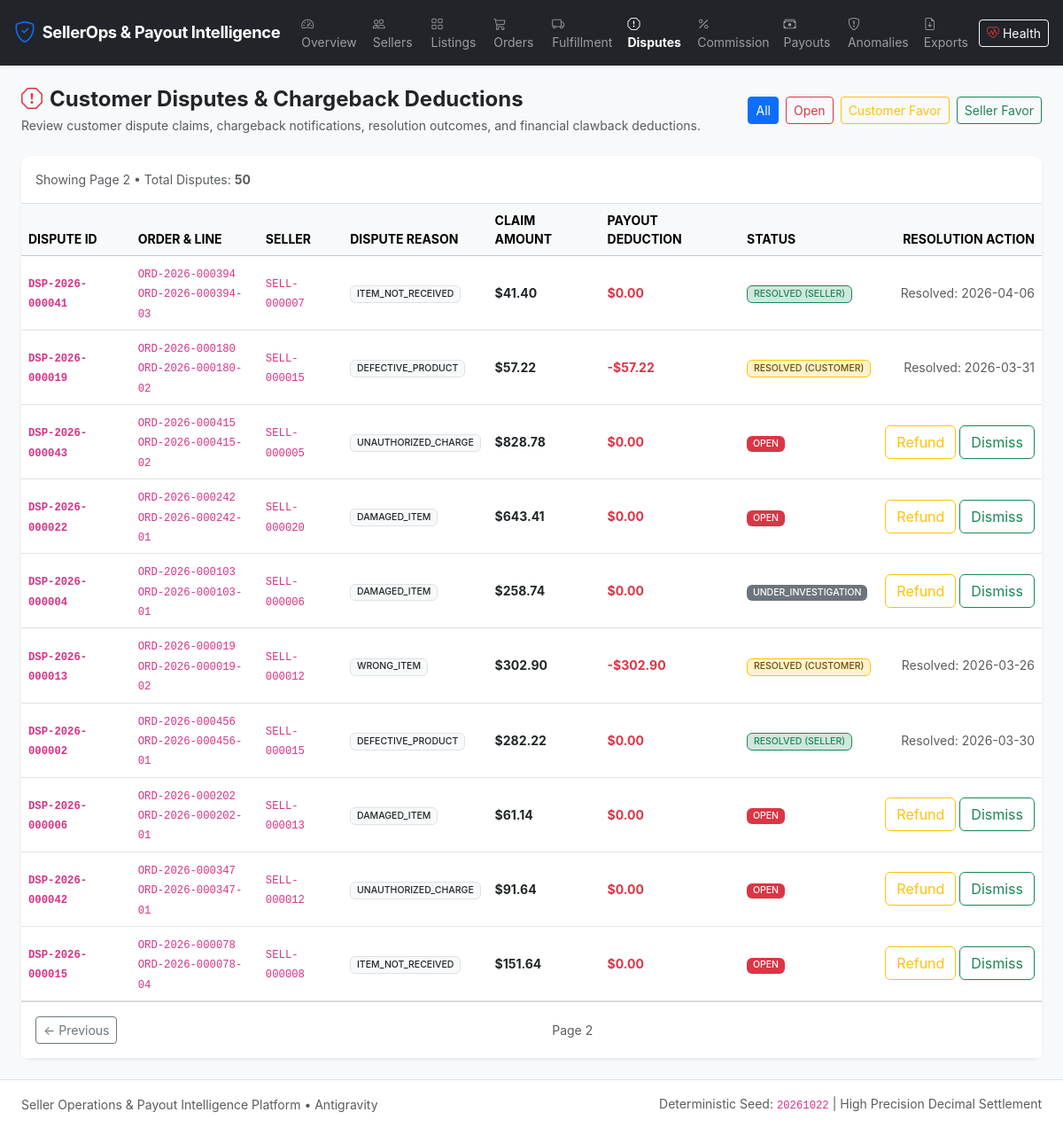
Page /disputes?page=2 on the earlier database version.
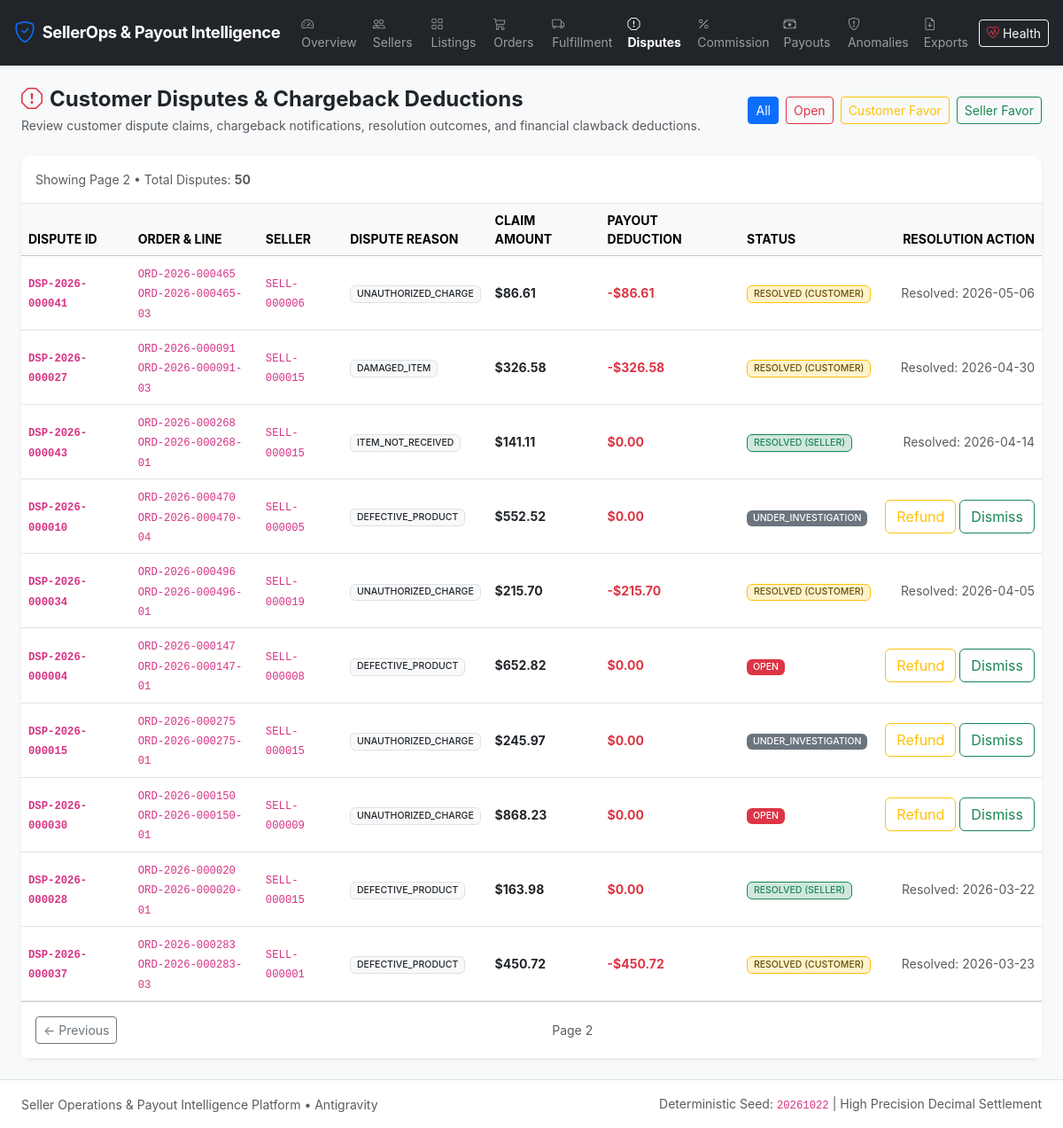
Same page on the later database version.
### app/models/dispute.py (models this page shows)
class Dispute(Base):
    __tablename__ = 'disputes'
    dispute_id = Column(String(32), primary_key=True)  # DSP-2026-000001
    order_id = Column(String(32), ForeignKey('orders.order_id'), nullable=False, index=True)
    order_line_id = Column(String(48), ForeignKey('order_lines.order_line_id'), nullable=False, index=True)
    seller_id = Column(String(32), ForeignKey('sellers.seller_id'), nullable=False, index=True)
    customer_id = Column(String(32), ForeignKey('customers.customer_id'), nullable=False, index=True)
    dispute_type = Column(Enum(*DISPUTE_TYPES, name='dispute_type_enum', validate_strings=True, create_constraint=True), nullable=False)
    status = Column(Enum(*DISPUTE_STATUSES, name='dispute_status_enum', validate_strings=True, create_constraint=True), default='OPEN', nullable=False, index=True)
    claim_amount = Column(Numeric(12, 2), nullable=False)
    deduction_amount = Column(Numeric(12, 2), default=0.00, nullable=False)
    resolution_date = Column(DateTime, nullable=True)
    created_at = Column(DateTime, default=datetime.utcnow, nullable=False)
    updated_at = Column(DateTime, default=datetime.utcnow, onupdate=datetime.utcnow, nullable=False)
    order = relationship('Order', back_populates='disputes')
    order_line = relationship('OrderLine', back_populates='disputes')
    seller = relationship('Seller', back_populates='disputes')
    customer = relationship('Customer', back_populates='disputes')
    payout_lines = relationship('PayoutLine', back_populates='dispute')
    __table_args__ = (
        Index('idx_dispute_seller_status', 'seller_id', 'status'),
    )
    def to_dict(self):
        return {
            'dispute_id': self.dispute_id,
            'order_id': self.order_id,
            'order_line_id': self.order_line_id,
            'seller_id': self.seller_id,
            'customer_id': self.customer_id,
            'dispute_type': self.dispute_type,
            'status': self.status,
            'claim_amount': float(self.claim_amount) if self.claim_amount is not None else 0.0,
            'deduction_amount': float(self.deduction_amount) if self.deduction_amount is not None else 0.0,
            'resolution_date': self.resolution_date.isoformat() if self.resolution_date else None,
            'created_at': self.created_at.isoformat() if self.created_at else None
        }

### app/routes/dashboard_routes.py (the view)
@dashboard_bp.route('/disputes')
def disputes():
    status = request.args.get('status')
    page = int(request.args.get('page', 1))
    data = DisputeService.get_disputes(status_filter=status, page=page, page_size=40)
    return render_template('disputes.html', data=data, selected_status=status)

### app/__init__.py (called while the page is built)
def register_security_headers(app: Flask):
    @app.after_request
    def set_security_headers(response):
        response.headers['X-Content-Type-Options'] = 'nosniff'
        response.headers['X-Frame-Options'] = 'SAMEORIGIN'
        response.headers['X-XSS-Protection'] = '1; mode=block'
        response.headers['Referrer-Policy'] = 'strict-origin-when-cross-origin'
        response.headers['Content-Security-Policy'] = (
            "default-src 'self' https: 'unsafe-inline' 'unsafe-eval'; "
            "img-src 'self' data: https:; "
            "font-src 'self' https: data:; "
            "style-src 'self' https: 'unsafe-inline';"
        )
        return response

### database/connection.py (called while the page is built, shortened)
def get_default_uri() -> str:
    if os.getenv('DATABASE_URL'):
        return os.getenv('DATABASE_URL')

def get_session_factory(database_uri: str = None):
    uri = database_uri or get_default_uri()
    if uri not in _session_factories:
        engine = get_engine(uri)
        _session_factories[uri] = scoped_session(
            sessionmaker(autocommit=False, autoflush=False, expire_on_commit=False, bind=engine)
        )
    return _session_factories[uri]

### app/templates/disputes.html (shortened to what the changed rows need)
{% extends "base.html" %}
{% block content %}
<div class="card border-0 shadow-sm">
    <div class="table-responsive">
        <table class="table table-hover align-middle mb-0 small">
            <thead class="table-light text-muted text-uppercase">
                <tr>
                    <th>Dispute ID</th>
                    <th>Order & Line</th>
                    <th>Seller</th>
                    <th>Dispute Reason</th>
                    <th>Claim Amount</th>
                    <th>Payout Deduction</th>
                    <th>Status</th>
                    <th class="text-end">Resolution Action</th>
                </tr>
            </thead>
            <tbody>
                {% for d in data.disputes %}
                <tr>
                    <td class="fw-bold"><code>{{ d.dispute_id }}</code></td>
                    <td>
                        <div><code>{{ d.order_id }}</code></div>
                        <div class="text-muted smaller"><code>{{ d.order_line_id }}</code></div>
                    </td>
                    <td><code>{{ d.seller_id }}</code></td>
                    <td><span class="badge bg-light text-dark border">{{ d.dispute_type }}</span></td>
                    <td class="fw-bold text-dark">${{ "{:,.2f}".format(d.claim_amount) }}</td>
                    <td class="fw-bold text-danger">
                        {% if d.deduction_amount > 0 %}
                            -${{ "{:,.2f}".format(d.deduction_amount) }}
                        {% else %}
                            $0.00
                        {% endif %}
                    </td>
                    <td>
                        {% if d.status == 'OPEN' %}
                            <span class="badge bg-danger">OPEN</span>
                        {% elif d.status == 'RESOLVED_CUSTOMER_FAVOR' %}
                            <span class="badge bg-warning-subtle text-warning-emphasis border border-warning">RESOLVED (CUSTOMER)</span>
                        {% elif d.status == 'RESOLVED_SELLER_FAVOR' %}
                            <span class="badge bg-success-subtle text-success border border-success">RESOLVED (SELLER)</span>
                        {% else %}
                            <span class="badge bg-secondary">{{ d.status }}</span>
                        {% endif %}
                    </td>
                    <td class="text-end">
                        {% if d.status in ['OPEN', 'UNDER_INVESTIGATION'] %}
                        <div class="btn-group btn-group-sm">
                            <form action="/disputes/{{ d.dispute_id }}/resolve" method="POST" class="d-inline">
                                <button type="submit" class="btn btn-outline-warning" title="Resolve Customer Favor (Deduct Payout)">
                                    Refund
                                </button>
                            </form>
                            <form action="/disputes/{{ d.dispute_id }}/resolve" method="POST" class="d-inline ms-1">
                                <button type="submit" class="btn btn-outline-success" title="Resolve Seller Favor (No Deduction)">
                                    Dismiss
                                </button>
                            </form>
                        </div>
                        {% else %}
                        <span class="text-muted smaller">Resolved: {{ d.resolution_date[:10] if d.resolution_date else '' }}</span>
                        {% endif %}
                    </td>
                </tr>
                {% endfor %}
            </tbody>
        </table>
    </div>
</div>
{% endblock %}

Differences in the rows shown:
no longer on this page (row edited): Dispute: dispute_id "DSP-2026-000019", order_id "ORD-2026-000180", order_line_id "ORD-2026-000180-02", seller_id "SELL-000015", dispute_type "DEFECTIVE_PRODUCT", claim_amount "57.22", deduction_amount "57.22", shows "RESOLVED (CUSTOMER)", resolution_date "2026-03-31"
no longer on this page (row edited): Dispute: dispute_id "DSP-2026-000022", order_id "ORD-2026-000242", order_line_id "ORD-2026-000242-01", seller_id "SELL-000020", dispute_type "DAMAGED_ITEM", claim_amount "643.41", shows "$0.00", shows "OPEN"
no longer on this page (row edited): Dispute: dispute_id "DSP-2026-000013", order_id "ORD-2026-000019", order_line_id "ORD-2026-000019-02", seller_id "SELL-000012", dispute_type "WRONG_ITEM", claim_amount "302.90", deduction_amount "302.90", shows "RESOLVED (CUSTOMER)", resolution_date "2026-03-26"
no longer on this page (row edited): Dispute: dispute_id "DSP-2026-000002", order_id "ORD-2026-000456", order_line_id "ORD-2026-000456-01", seller_id "SELL-000015", dispute_type "DEFECTIVE_PRODUCT", claim_amount "282.22", shows "$0.00", shows "RESOLVED (SELLER)", resolution_date "2026-03-30"
no longer on this page (row edited): Dispute: dispute_id "DSP-2026-000006", order_id "ORD-2026-000202", order_line_id "ORD-2026-000202-01", seller_id "SELL-000013", dispute_type "DAMAGED_ITEM", claim_amount "61.14", shows "$0.00", shows "OPEN"
no longer on this page (row edited): Dispute: dispute_id "DSP-2026-000042", order_id "ORD-2026-000347", order_line_id "ORD-2026-000347-01", seller_id "SELL-000012", dispute_type "UNAUTHORIZED_CHARGE", claim_amount "91.64", shows "$0.00", shows "OPEN"
changed Dispute "DSP-2026-000041": order_id "ORD-2026-000394" → "ORD-2026-000465"; order_line_id "ORD-2026-000394-03" → "ORD-2026-000465-03"; seller_id "SELL-000007" → "SELL-000006"; dispute_type "ITEM_NOT_RECEIVED" → "UNAUTHORIZED_CHARGE"; claim_amount "41.40" → "86.61"; deduction_amount (not shown) → "86.61"; resolution_date "2026-04-06" → "2026-05-06"; text "$0.00 RESOLVED (SELLER)" → "-$ RESOLVED (CUSTOMER)"
now on this page (row edited): Dispute: dispute_id "DSP-2026-000027", order_id "ORD-2026-000091", order_line_id "ORD-2026-000091-03", seller_id "SELL-000015", dispute_type "DAMAGED_ITEM", claim_amount "326.58", deduction_amount "326.58", shows "RESOLVED (CUSTOMER)", resolution_date "2026-04-30"
changed Dispute "DSP-2026-000043": order_id "ORD-2026-000415" → "ORD-2026-000268"; order_line_id "ORD-2026-000415-02" → "ORD-2026-000268-01"; seller_id "SELL-000005" → "SELL-000015"; dispute_type "UNAUTHORIZED_CHARGE" → "ITEM_NOT_RECEIVED"; claim_amount "828.78" → "141.11"; resolution_date (not shown) → "2026-04-14"; text "OPEN Refund Dismiss" → "RESOLVED (SELLER) Resolved:"
now on this page (row edited): Dispute: dispute_id "DSP-2026-000010", order_id "ORD-2026-000470", order_line_id "ORD-2026-000470-04", seller_id "SELL-000005", dispute_type "DEFECTIVE_PRODUCT", claim_amount "552.52", shows "$0.00", status "UNDER_INVESTIGATION"
now on this page (row edited): Dispute: dispute_id "DSP-2026-000034", order_id "ORD-2026-000496", order_line_id "ORD-2026-000496-01", seller_id "SELL-000019", dispute_type "UNAUTHORIZED_CHARGE", claim_amount "215.70", deduction_amount "215.70", shows "RESOLVED (CUSTOMER)", resolution_date "2026-04-05"
changed Dispute "DSP-2026-000004": order_id "ORD-2026-000103" → "ORD-2026-000147"; order_line_id "ORD-2026-000103-01" → "ORD-2026-000147-01"; seller_id "SELL-000006" → "SELL-000008"; dispute_type "DAMAGED_ITEM" → "DEFECTIVE_PRODUCT"; claim_amount "258.74" → "652.82"; status "UNDER_INVESTIGATION" → (not shown); now shows "OPEN"
changed Dispute "DSP-2026-000015": order_id "ORD-2026-000078" → "ORD-2026-000275"; order_line_id "ORD-2026-000078-04" → "ORD-2026-000275-01"; seller_id "SELL-000008" → "SELL-000015"; dispute_type "ITEM_NOT_RECEIVED" → "UNAUTHORIZED_CHARGE"; claim_amount "151.64" → "245.97"; status (not shown) → "UNDER_INVESTIGATION"; no longer shows "OPEN"
now on this page (row edited): Dispute: dispute_id "DSP-2026-000030", order_id "ORD-2026-000150", order_line_id "ORD-2026-000150-01", seller_id "SELL-000009", dispute_type "UNAUTHORIZED_CHARGE", claim_amount "868.23", shows "$0.00", shows "OPEN"
now on this page (row edited): Dispute: dispute_id "DSP-2026-000028", order_id "ORD-2026-000020", order_line_id "ORD-2026-000020-01", seller_id "SELL-000015", dispute_type "DEFECTIVE_PRODUCT", claim_amount "163.98", shows "$0.00", shows "RESOLVED (SELLER)", resolution_date "2026-03-22"
now on this page (row edited): Dispute: dispute_id "DSP-2026-000037", order_id "ORD-2026-000283", order_line_id "ORD-2026-000283-03", seller_id "SELL-000001", dispute_type "DEFECTIVE_PRODUCT", claim_amount "450.72", deduction_amount "450.72", shows "RESOLVED (CUSTOMER)", resolution_date "2026-03-23"
